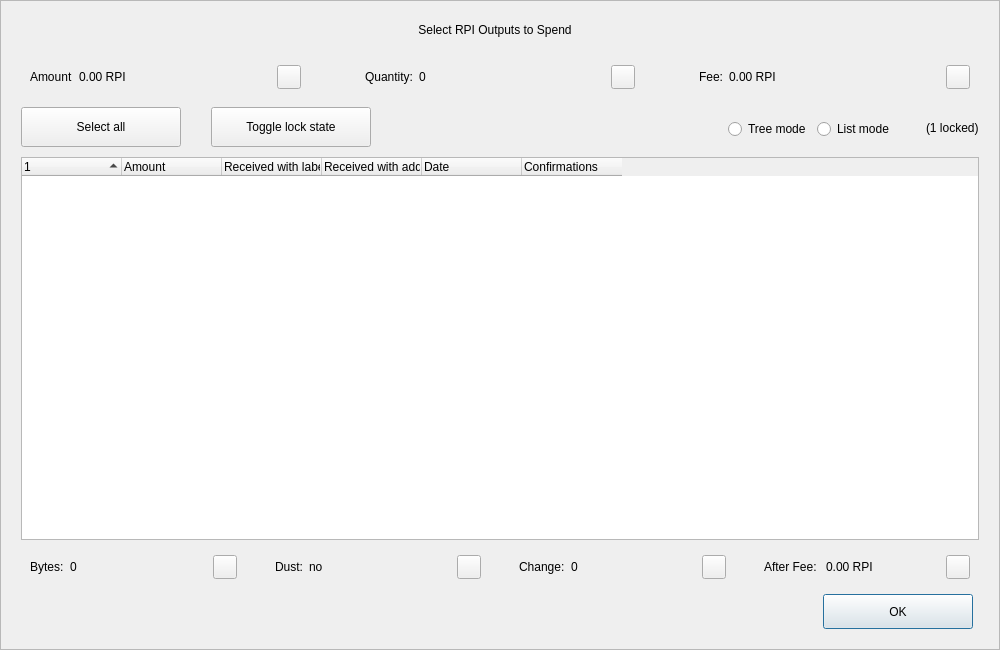
<?xml version="1.0" encoding="UTF-8"?>
<ui version="4.0">
 <class>CoinControlDialog</class>
 <widget class="QDialog" name="CoinControlDialog">
  <property name="geometry">
   <rect>
    <x>0</x>
    <y>0</y>
    <width>1000</width>
    <height>650</height>
   </rect>
  </property>
  <property name="minimumSize">
   <size>
    <width>950</width>
    <height>650</height>
   </size>
  </property>
  <property name="windowTitle">
   <string>Coin Selection</string>
  </property>
  <property name="styleSheet">
   <string notr="true"/>
  </property>
  <layout class="QVBoxLayout" name="verticalLayout">
   <property name="spacing">
    <number>0</number>
   </property>
   <property name="leftMargin">
    <number>0</number>
   </property>
   <property name="topMargin">
    <number>0</number>
   </property>
   <property name="rightMargin">
    <number>0</number>
   </property>
   <property name="bottomMargin">
    <number>0</number>
   </property>
   <item>
    <widget class="QFrame" name="frameContainer">
     <property name="toolTipDuration">
      <number>0</number>
     </property>
     <property name="frameShape">
      <enum>QFrame::StyledPanel</enum>
     </property>
     <property name="frameShadow">
      <enum>QFrame::Raised</enum>
     </property>
     <layout class="QVBoxLayout" name="verticalLayout_2">
      <property name="leftMargin">
       <number>0</number>
      </property>
      <property name="rightMargin">
       <number>0</number>
      </property>
      <property name="bottomMargin">
       <number>20</number>
      </property>
      <item>
       <layout class="QHBoxLayout" name="horizontalLayout_12">
        <property name="spacing">
         <number>0</number>
        </property>
        <property name="leftMargin">
         <number>20</number>
        </property>
        <property name="rightMargin">
         <number>30</number>
        </property>
        <item>
         <spacer name="horizontalSpacer_4">
          <property name="orientation">
           <enum>Qt::Horizontal</enum>
          </property>
          <property name="sizeHint" stdset="0">
           <size>
            <width>40</width>
            <height>20</height>
           </size>
          </property>
         </spacer>
        </item>
        <item>
         <widget class="QLabel" name="labelTitle">
          <property name="minimumSize">
           <size>
            <width>0</width>
            <height>40</height>
           </size>
          </property>
          <property name="maximumSize">
           <size>
            <width>16777215</width>
            <height>40</height>
           </size>
          </property>
          <property name="text">
           <string>Select RPI Outputs to Spend</string>
          </property>
          <property name="alignment">
           <set>Qt::AlignCenter</set>
          </property>
          <property name="margin">
           <number>7</number>
          </property>
         </widget>
        </item>
        <item>
         <spacer name="horizontalSpacer_5">
          <property name="orientation">
           <enum>Qt::Horizontal</enum>
          </property>
          <property name="sizeHint" stdset="0">
           <size>
            <width>40</width>
            <height>20</height>
           </size>
          </property>
         </spacer>
        </item>
       </layout>
      </item>
      <item>
       <layout class="QHBoxLayout" name="horizontalLayout_8">
        <property name="leftMargin">
         <number>20</number>
        </property>
        <property name="rightMargin">
         <number>20</number>
        </property>
        <item>
         <widget class="QWidget" name="layoutAmount" native="true">
          <layout class="QHBoxLayout" name="horizontalLayout_9" stretch="0,1,0">
           <item>
            <widget class="QLabel" name="labelCoinControlAmountText">
             <property name="text">
              <string>Amount</string>
             </property>
            </widget>
           </item>
           <item>
            <widget class="QLabel" name="labelCoinControlAmount">
             <property name="text">
              <string>0.00 RPI</string>
             </property>
            </widget>
           </item>
           <item alignment="Qt::AlignHCenter|Qt::AlignVCenter">
            <widget class="QPushButton" name="pushButtonAmount">
             <property name="minimumSize">
              <size>
               <width>0</width>
               <height>24</height>
              </size>
             </property>
             <property name="maximumSize">
              <size>
               <width>24</width>
               <height>26</height>
              </size>
             </property>
             <property name="focusPolicy">
              <enum>Qt::NoFocus</enum>
             </property>
             <property name="styleSheet">
              <string notr="true">padding-bottom:2px;
padding-right:4px;</string>
             </property>
             <property name="text">
              <string/>
             </property>
            </widget>
           </item>
          </layout>
         </widget>
        </item>
        <item>
         <spacer name="horizontalSpacer_2">
          <property name="orientation">
           <enum>Qt::Horizontal</enum>
          </property>
          <property name="sizeType">
           <enum>QSizePolicy::Fixed</enum>
          </property>
          <property name="sizeHint" stdset="0">
           <size>
            <width>40</width>
            <height>20</height>
           </size>
          </property>
         </spacer>
        </item>
        <item>
         <widget class="QWidget" name="layoutQuantity" native="true">
          <layout class="QHBoxLayout" name="horizontalLayout_10" stretch="0,1,0">
           <item>
            <widget class="QLabel" name="labelCoinControlQuantityText">
             <property name="text">
              <string>Quantity:</string>
             </property>
            </widget>
           </item>
           <item>
            <widget class="QLabel" name="labelCoinControlQuantity">
             <property name="text">
              <string>0</string>
             </property>
            </widget>
           </item>
           <item alignment="Qt::AlignHCenter|Qt::AlignVCenter">
            <widget class="QPushButton" name="pushButtonQuantity">
             <property name="minimumSize">
              <size>
               <width>0</width>
               <height>24</height>
              </size>
             </property>
             <property name="maximumSize">
              <size>
               <width>24</width>
               <height>26</height>
              </size>
             </property>
             <property name="focusPolicy">
              <enum>Qt::NoFocus</enum>
             </property>
             <property name="styleSheet">
              <string notr="true">padding-bottom:2px;
               padding-right:4px;</string>
             </property>
             <property name="text">
              <string/>
             </property>
            </widget>
           </item>
          </layout>
         </widget>
        </item>
        <item>
         <spacer name="horizontalSpacer_22">
          <property name="orientation">
           <enum>Qt::Horizontal</enum>
          </property>
          <property name="sizeType">
           <enum>QSizePolicy::Fixed</enum>
          </property>
          <property name="sizeHint" stdset="0">
           <size>
            <width>40</width>
            <height>20</height>
           </size>
          </property>
         </spacer>
        </item>
        <item>
         <widget class="QWidget" name="layoutFee" native="true">
          <layout class="QHBoxLayout" name="horizontalLayout_11" stretch="0,1,0">
           <item>
            <widget class="QLabel" name="labelCoinControlFeeText">
             <property name="text">
              <string>Fee:</string>
             </property>
            </widget>
           </item>
           <item>
            <widget class="QLabel" name="labelCoinControlFee">
             <property name="text">
              <string>0.00 RPI</string>
             </property>
            </widget>
           </item>
           <item alignment="Qt::AlignHCenter|Qt::AlignVCenter">
            <widget class="QPushButton" name="pushButtonFee">
             <property name="minimumSize">
              <size>
               <width>0</width>
               <height>24</height>
              </size>
             </property>
             <property name="maximumSize">
              <size>
               <width>24</width>
               <height>26</height>
              </size>
             </property>
             <property name="focusPolicy">
              <enum>Qt::NoFocus</enum>
             </property>
             <property name="styleSheet">
              <string notr="true">padding-bottom:2px;
               padding-right:4px;</string>
             </property>
             <property name="text">
              <string/>
             </property>
            </widget>
           </item>
          </layout>
         </widget>
        </item>
       </layout>
      </item>
      <item>
       <widget class="QFrame" name="frame">
        <property name="minimumSize">
         <size>
          <width>0</width>
          <height>40</height>
         </size>
        </property>
        <property name="styleSheet">
         <string notr="true">#frame {
	border:0;
}</string>
        </property>
        <property name="frameShape">
         <enum>QFrame::StyledPanel</enum>
        </property>
        <property name="frameShadow">
         <enum>QFrame::Sunken</enum>
        </property>
        <layout class="QHBoxLayout" name="horizontalLayout">
         <property name="spacing">
          <number>0</number>
         </property>
         <property name="leftMargin">
          <number>20</number>
         </property>
         <property name="topMargin">
          <number>0</number>
         </property>
         <property name="rightMargin">
          <number>20</number>
         </property>
         <property name="bottomMargin">
          <number>0</number>
         </property>
         <item>
          <layout class="QHBoxLayout" name="horizontalLayoutPanel" stretch="0,0,0,0,0,0">
           <property name="spacing">
            <number>20</number>
           </property>
           <item>
            <widget class="QPushButton" name="pushButtonSelectAll">
             <property name="sizePolicy">
              <sizepolicy hsizetype="Maximum" vsizetype="Fixed">
               <horstretch>0</horstretch>
               <verstretch>0</verstretch>
              </sizepolicy>
             </property>
             <property name="minimumSize">
              <size>
               <width>160</width>
               <height>40</height>
              </size>
             </property>
             <property name="maximumSize">
              <size>
               <width>16777215</width>
               <height>40</height>
              </size>
             </property>
             <property name="text">
              <string>Select all</string>
             </property>
             <property name="checkable">
              <bool>true</bool>
             </property>
             <property name="checked">
              <bool>false</bool>
             </property>
             <property name="autoExclusive">
              <bool>false</bool>
             </property>
             <property name="autoDefault">
              <bool>false</bool>
             </property>
            </widget>
           </item>
           <item>
            <spacer name="horizontalSpacer_6">
             <property name="orientation">
              <enum>Qt::Horizontal</enum>
             </property>
             <property name="sizeType">
              <enum>QSizePolicy::Fixed</enum>
             </property>
             <property name="sizeHint" stdset="0">
              <size>
               <width>10</width>
               <height>20</height>
              </size>
             </property>
            </spacer>
           </item>
           <item>
            <widget class="QPushButton" name="pushButtonToggleLock">
             <property name="sizePolicy">
              <sizepolicy hsizetype="Maximum" vsizetype="Fixed">
               <horstretch>0</horstretch>
               <verstretch>0</verstretch>
              </sizepolicy>
             </property>
             <property name="minimumSize">
              <size>
               <width>160</width>
               <height>40</height>
              </size>
             </property>
             <property name="maximumSize">
              <size>
               <width>16777215</width>
               <height>40</height>
              </size>
             </property>
             <property name="text">
              <string>Toggle lock state</string>
             </property>
             <property name="checkable">
              <bool>true</bool>
             </property>
             <property name="autoExclusive">
              <bool>false</bool>
             </property>
             <property name="autoDefault">
              <bool>false</bool>
             </property>
            </widget>
           </item>
           <item>
            <spacer name="horizontalSpacer_7">
             <property name="orientation">
              <enum>Qt::Horizontal</enum>
             </property>
             <property name="sizeType">
              <enum>QSizePolicy::Expanding</enum>
             </property>
             <property name="sizeHint" stdset="0">
              <size>
               <width>30</width>
               <height>20</height>
              </size>
             </property>
            </spacer>
           </item>
           <item alignment="Qt::AlignRight">
            <widget class="QGroupBox" name="groupBox_2">
             <property name="styleSheet">
              <string notr="true">#groupBox_2 {
    background-color:transparent;
    border-radius:0;
}</string>
             </property>
             <property name="title">
              <string/>
             </property>
             <layout class="QHBoxLayout" name="horizontalLayout_14">
              <item>
               <widget class="QRadioButton" name="radioTreeMode">
                <property name="sizePolicy">
                 <sizepolicy hsizetype="Maximum" vsizetype="Fixed">
                  <horstretch>0</horstretch>
                  <verstretch>0</verstretch>
                 </sizepolicy>
                </property>
                <property name="text">
                 <string>Tree mode</string>
                </property>
               </widget>
              </item>
              <item>
               <widget class="QRadioButton" name="radioListMode">
                <property name="sizePolicy">
                 <sizepolicy hsizetype="Maximum" vsizetype="Fixed">
                  <horstretch>0</horstretch>
                  <verstretch>0</verstretch>
                 </sizepolicy>
                </property>
                <property name="text">
                 <string>List mode</string>
                </property>
                <property name="checked">
                 <bool>false</bool>
                </property>
               </widget>
              </item>
             </layout>
            </widget>
           </item>
           <item>
            <widget class="QLabel" name="labelLocked">
             <property name="text">
              <string>(1 locked)</string>
             </property>
            </widget>
           </item>
          </layout>
         </item>
        </layout>
       </widget>
      </item>
      <item>
       <layout class="QHBoxLayout" name="horizontalLayout_13">
        <property name="leftMargin">
         <number>20</number>
        </property>
        <property name="rightMargin">
         <number>20</number>
        </property>
        <item>
         <widget class="CoinControlTreeWidget" name="treeWidget">
          <property name="contextMenuPolicy">
           <enum>Qt::CustomContextMenu</enum>
          </property>
          <property name="styleSheet">
           <string notr="true"/>
          </property>
          <property name="sortingEnabled">
           <bool>false</bool>
          </property>
          <property name="columnCount">
           <number>6</number>
          </property>
          <attribute name="headerShowSortIndicator" stdset="0">
           <bool>true</bool>
          </attribute>
          <attribute name="headerStretchLastSection">
           <bool>false</bool>
          </attribute>
          <column>
           <property name="text">
            <string/>
           </property>
          </column>
          <column>
           <property name="text">
            <string>Amount</string>
           </property>
          </column>
          <column>
           <property name="text">
            <string>Received with label</string>
           </property>
          </column>
          <column>
           <property name="text">
            <string>Received with address</string>
           </property>
          </column>
          <column>
           <property name="text">
            <string>Date</string>
           </property>
          </column>
          <column>
           <property name="text">
            <string>Confirmations</string>
           </property>
           <property name="toolTip">
            <string>Confirmed</string>
           </property>
          </column>
         </widget>
        </item>
       </layout>
      </item>
      <item>
       <layout class="QHBoxLayout" name="horizontalLayout_3">
        <property name="spacing">
         <number>20</number>
        </property>
        <property name="leftMargin">
         <number>20</number>
        </property>
        <property name="rightMargin">
         <number>20</number>
        </property>
        <item>
         <widget class="QWidget" name="layoutBytes" native="true">
          <layout class="QHBoxLayout" name="horizontalLayout_4" stretch="0,1,0">
           <item>
            <widget class="QLabel" name="labelCoinControlBytesText">
             <property name="text">
              <string>Bytes:</string>
             </property>
            </widget>
           </item>
           <item>
            <widget class="QLabel" name="labelCoinControlBytes">
             <property name="text">
              <string>0</string>
             </property>
            </widget>
           </item>
           <item alignment="Qt::AlignHCenter|Qt::AlignVCenter">
            <widget class="QPushButton" name="pushButtonBytes">
             <property name="minimumSize">
              <size>
               <width>0</width>
               <height>24</height>
              </size>
             </property>
             <property name="maximumSize">
              <size>
               <width>24</width>
               <height>26</height>
              </size>
             </property>
             <property name="focusPolicy">
              <enum>Qt::NoFocus</enum>
             </property>
             <property name="styleSheet">
              <string notr="true">padding-bottom:2px;
               padding-right:4px;</string>
             </property>
             <property name="text">
              <string/>
             </property>
            </widget>
           </item>
          </layout>
         </widget>
        </item>
        <item>
         <widget class="QWidget" name="layoutDust" native="true">
          <layout class="QHBoxLayout" name="horizontalLayout_5" stretch="0,1,0">
           <item>
            <widget class="QLabel" name="labelCoinControlLowOutputText">
             <property name="text">
              <string>Dust:</string>
             </property>
            </widget>
           </item>
           <item>
            <widget class="QLabel" name="labelCoinControlLowOutput">
             <property name="text">
              <string>no</string>
             </property>
            </widget>
           </item>
           <item alignment="Qt::AlignHCenter|Qt::AlignVCenter">
            <widget class="QPushButton" name="pushButtonDust">
             <property name="minimumSize">
              <size>
               <width>0</width>
               <height>24</height>
              </size>
             </property>
             <property name="maximumSize">
              <size>
               <width>24</width>
               <height>26</height>
              </size>
             </property>
             <property name="focusPolicy">
              <enum>Qt::NoFocus</enum>
             </property>
             <property name="styleSheet">
              <string notr="true">padding-bottom:2px;
               padding-right:4px;</string>
             </property>
             <property name="text">
              <string/>
             </property>
            </widget>
           </item>
          </layout>
         </widget>
        </item>
        <item>
         <widget class="QWidget" name="layoutChange" native="true">
          <layout class="QHBoxLayout" name="horizontalLayout_6" stretch="0,1,0">
           <item>
            <widget class="QLabel" name="labelCoinControlChangeText">
             <property name="text">
              <string>Change:</string>
             </property>
            </widget>
           </item>
           <item>
            <widget class="QLabel" name="labelCoinControlChange">
             <property name="text">
              <string>0</string>
             </property>
            </widget>
           </item>
           <item alignment="Qt::AlignHCenter|Qt::AlignVCenter">
            <widget class="QPushButton" name="pushButtonChange">
             <property name="minimumSize">
              <size>
               <width>0</width>
               <height>24</height>
              </size>
             </property>
             <property name="maximumSize">
              <size>
               <width>24</width>
               <height>26</height>
              </size>
             </property>
             <property name="focusPolicy">
              <enum>Qt::NoFocus</enum>
             </property>
             <property name="styleSheet">
              <string notr="true">padding-bottom:2px;
               padding-right:4px;</string>
             </property>
             <property name="text">
              <string/>
             </property>
            </widget>
           </item>
          </layout>
         </widget>
        </item>
        <item>
         <widget class="QWidget" name="layoutAfter" native="true">
          <layout class="QHBoxLayout" name="horizontalLayout_7" stretch="0,1,0">
           <item>
            <widget class="QLabel" name="labelCoinControlAfterFeeText">
             <property name="text">
              <string>After Fee: </string>
             </property>
            </widget>
           </item>
           <item>
            <widget class="QLabel" name="labelCoinControlAfterFee">
             <property name="text">
              <string>0.00 RPI</string>
             </property>
            </widget>
           </item>
           <item alignment="Qt::AlignHCenter|Qt::AlignVCenter">
            <widget class="QPushButton" name="pushButtonAlterFee">
             <property name="minimumSize">
              <size>
               <width>0</width>
               <height>24</height>
              </size>
             </property>
             <property name="maximumSize">
              <size>
               <width>24</width>
               <height>26</height>
              </size>
             </property>
             <property name="focusPolicy">
              <enum>Qt::NoFocus</enum>
             </property>
             <property name="styleSheet">
              <string notr="true">padding-bottom:2px;
               padding-right:4px;</string>
             </property>
             <property name="text">
              <string/>
             </property>
            </widget>
           </item>
          </layout>
         </widget>
        </item>
       </layout>
      </item>
      <item>
       <layout class="QHBoxLayout" name="horizontalLayout_2">
        <property name="spacing">
         <number>0</number>
        </property>
        <property name="leftMargin">
         <number>20</number>
        </property>
        <property name="rightMargin">
         <number>26</number>
        </property>
        <item>
         <spacer name="horizontalSpacer_3">
          <property name="orientation">
           <enum>Qt::Horizontal</enum>
          </property>
          <property name="sizeHint" stdset="0">
           <size>
            <width>558</width>
            <height>20</height>
           </size>
          </property>
         </spacer>
        </item>
        <item>
         <widget class="QPushButton" name="pushButtonOk">
          <property name="minimumSize">
           <size>
            <width>150</width>
            <height>35</height>
           </size>
          </property>
          <property name="text">
           <string>OK</string>
          </property>
         </widget>
        </item>
       </layout>
      </item>
     </layout>
    </widget>
   </item>
  </layout>
 </widget>
 <customwidgets>
  <customwidget>
   <class>CoinControlTreeWidget</class>
   <extends>QTreeWidget</extends>
   <header>coincontroltreewidget.h</header>
  </customwidget>
 </customwidgets>
 <resources/>
 <connections/>
</ui>
